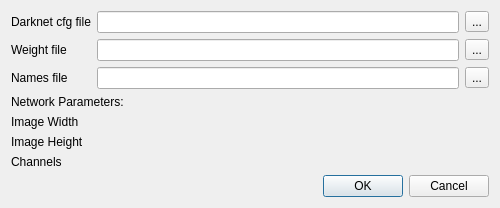
<?xml version="1.0" encoding="UTF-8"?>
<ui version="4.0">
 <class>DetectorSetupDialog</class>
 <widget class="QDialog" name="DetectorSetupDialog">
  <property name="geometry">
   <rect>
    <x>0</x>
    <y>0</y>
    <width>500</width>
    <height>164</height>
   </rect>
  </property>
  <property name="minimumSize">
   <size>
    <width>500</width>
    <height>0</height>
   </size>
  </property>
  <property name="windowTitle">
   <string>Configure object detector</string>
  </property>
  <layout class="QVBoxLayout" name="verticalLayout">
   <item>
    <layout class="QGridLayout" name="gridLayout">
     <item row="1" column="0">
      <widget class="QLabel" name="label_2">
       <property name="text">
        <string>Weight file</string>
       </property>
      </widget>
     </item>
     <item row="0" column="0">
      <widget class="QLabel" name="label">
       <property name="text">
        <string>Darknet cfg file</string>
       </property>
      </widget>
     </item>
     <item row="3" column="0" colspan="3">
      <widget class="QLabel" name="label_5">
       <property name="text">
        <string>Network Parameters:</string>
       </property>
      </widget>
     </item>
     <item row="0" column="1">
      <widget class="QLineEdit" name="cfgPathLineEdit"/>
     </item>
     <item row="0" column="2">
      <widget class="QToolButton" name="cfgPathButton">
       <property name="text">
        <string>...</string>
       </property>
      </widget>
     </item>
     <item row="1" column="2">
      <widget class="QToolButton" name="weightPathButton">
       <property name="text">
        <string>...</string>
       </property>
      </widget>
     </item>
     <item row="6" column="0">
      <widget class="QLabel" name="label_6">
       <property name="text">
        <string>Channels</string>
       </property>
      </widget>
     </item>
     <item row="1" column="1">
      <widget class="QLineEdit" name="weightPathLineEdit"/>
     </item>
     <item row="5" column="0">
      <widget class="QLabel" name="label_3">
       <property name="text">
        <string>Image Height</string>
       </property>
      </widget>
     </item>
     <item row="4" column="1">
      <widget class="QLabel" name="imageWidthLabel">
       <property name="text">
        <string/>
       </property>
      </widget>
     </item>
     <item row="4" column="0">
      <widget class="QLabel" name="label_4">
       <property name="text">
        <string>Image Width</string>
       </property>
      </widget>
     </item>
     <item row="6" column="1">
      <widget class="QLabel" name="imageChannelsLabel">
       <property name="text">
        <string/>
       </property>
      </widget>
     </item>
     <item row="5" column="1">
      <widget class="QLabel" name="imageHeightLabel">
       <property name="text">
        <string/>
       </property>
      </widget>
     </item>
     <item row="2" column="1">
      <widget class="QLineEdit" name="namesPathLineEdit"/>
     </item>
     <item row="2" column="0">
      <widget class="QLabel" name="label_10">
       <property name="text">
        <string>Names file</string>
       </property>
      </widget>
     </item>
     <item row="2" column="2">
      <widget class="QToolButton" name="namesPathButton">
       <property name="text">
        <string>...</string>
       </property>
      </widget>
     </item>
    </layout>
   </item>
   <item>
    <widget class="QDialogButtonBox" name="buttonBox">
     <property name="orientation">
      <enum>Qt::Horizontal</enum>
     </property>
     <property name="standardButtons">
      <set>QDialogButtonBox::Cancel|QDialogButtonBox::Ok</set>
     </property>
    </widget>
   </item>
  </layout>
 </widget>
 <tabstops>
  <tabstop>cfgPathLineEdit</tabstop>
  <tabstop>cfgPathButton</tabstop>
  <tabstop>weightPathLineEdit</tabstop>
  <tabstop>weightPathButton</tabstop>
  <tabstop>namesPathLineEdit</tabstop>
  <tabstop>namesPathButton</tabstop>
 </tabstops>
 <resources/>
 <connections>
  <connection>
   <sender>buttonBox</sender>
   <signal>accepted()</signal>
   <receiver>DetectorSetupDialog</receiver>
   <slot>accept()</slot>
   <hints>
    <hint type="sourcelabel">
     <x>248</x>
     <y>254</y>
    </hint>
    <hint type="destinationlabel">
     <x>157</x>
     <y>274</y>
    </hint>
   </hints>
  </connection>
  <connection>
   <sender>buttonBox</sender>
   <signal>rejected()</signal>
   <receiver>DetectorSetupDialog</receiver>
   <slot>reject()</slot>
   <hints>
    <hint type="sourcelabel">
     <x>316</x>
     <y>260</y>
    </hint>
    <hint type="destinationlabel">
     <x>286</x>
     <y>274</y>
    </hint>
   </hints>
  </connection>
 </connections>
</ui>
